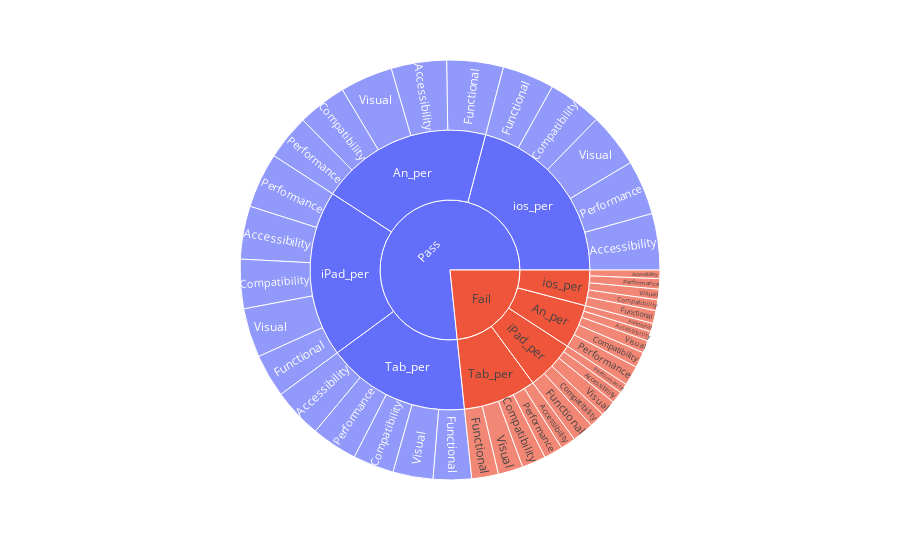

The notebook cell this image was saved under:
### Code cell
import plotly.express as px

fig = px.sunburst(df7, path=['Status','DeviceId','Testing'], values='value')
fig.show()

### Figure 1 — Plotly figure (JSON) as saved in the notebook; plotly's stock layout.template omitted (floating-point values rounded to 4 significant figures)
{"data": [{"branchvalues": "total", "domain": {"x": [0, 1], "y": [0, 1]}, "hovertemplate": "labels=%{label}<br>value=%{value}<br>parent=%{parent}<br>id=%{id}<extra></extra>", "ids": ["Fail/An_per/Accessibility", "Pass/An_per/Accessibility", "Fail/Tab_per/Accessibility", "Pass/Tab_per/Accessibility", "Fail/iPad_per/Accessibility", "Pass/iPad_per/Accessibility", "Fail/ios_per/Accessibility", "Pass/ios_per/Accessibility", "Fail/An_per/Compatibility", "Pass/An_per/Compatibility", "Fail/Tab_per/Compatibility", "Pass/Tab_per/Compatibility", "Fail/iPad_per/Compatibility", "Pass/iPad_per/Compatibility", "Fail/ios_per/Compatibility", "Pass/ios_per/Compatibility", "Fail/An_per/Functional", "Pass/An_per/Functional", "Fail/Tab_per/Functional", "Pass/Tab_per/Functional", "Fail/iPad_per/Functional", "Pass/iPad_per/Functional", "Fail/ios_per/Functional", "Pass/ios_per/Functional", "Fail/An_per/Performance", "Pass/An_per/Performance", "Fail/Tab_per/Performance", "Pass/Tab_per/Performance", "Fail/iPad_per/Performance", "Pass/iPad_per/Performance", "Fail/ios_per/Performance", "Pass/ios_per/Performance", "Fail/An_per/Visual", "Pass/An_per/Visual", "Fail/Tab_per/Visual", "Pass/Tab_per/Visual", "Fail/iPad_per/Visual", "Pass/iPad_per/Visual", "Fail/ios_per/Visual", "Pass/ios_per/Visual", "Fail/An_per", "Pass/An_per", "Fail/Tab_per", "Pass/Tab_per", "Fail/iPad_per", "Pass/iPad_per", "Fail/ios_per", "Pass/ios_per", "Fail", "Pass"], "labels": ["Accessibility", "Accessibility", "Accessibility", "Accessibility", "Accessibility", "Accessibility", "Accessibility", "Accessibility", "Compatibility", "Compatibility", "Compatibility", "Compatibility", "Compatibility", "Compatibility", "Compatibility", "Compatibility", "Functional", "Functional", "Functional", "Functional", "Functional", "Functional", "Functional", "Functional", "Performance", "Performance", "Performance", "Performance", "Performance", "Performance", "Performance", "Performance", "Visual", "Visual", "Visual", "Visual", "Visual", "Visual", "Visual", "Visual", "An_per", "An_per", "Tab_per", "Tab_per", "iPad_per", "iPad_per", "ios_per", "ios_per", "Fail", "Pass"], "name": "", "parents": ["Fail/An_per", "Pass/An_per", "Fail/Tab_per", "Pass/Tab_per", "Fail/iPad_per", "Pass/iPad_per", "Fail/ios_per", "Pass/ios_per", "Fail/An_per", "Pass/An_per", "Fail/Tab_per", "Pass/Tab_per", "Fail/iPad_per", "Pass/iPad_per", "Fail/ios_per", "Pass/ios_per", "Fail/An_per", "Pass/An_per", "Fail/Tab_per", "Pass/Tab_per", "Fail/iPad_per", "Pass/iPad_per", "Fail/ios_per", "Pass/ios_per", "Fail/An_per", "Pass/An_per", "Fail/Tab_per", "Pass/Tab_per", "Fail/iPad_per", "Pass/iPad_per", "Fail/ios_per", "Pass/ios_per", "Fail/An_per", "Pass/An_per", "Fail/Tab_per", "Pass/Tab_per", "Fail/iPad_per", "Pass/iPad_per", "Fail/ios_per", "Pass/ios_per", "Fail", "Pass", "Fail", "Pass", "Fail", "Pass", "Fail", "Pass", "", ""], "type": "sunburst", "values": [14.8, 85.2, 23.36, 76.64, 18.39, 81.61, 13.12, 86.88, 24.31, 75.69, 36.92, 63.08, 24.14, 75.86, 16.67, 83.33, 12.95, 87.05, 41.12, 58.88, 33.33, 66.67, 19.86, 80.14, 30.25, 69.75, 28.97, 71.03, 14.94, 85.06, 15.96, 84.04, 19.02, 80.98, 38.32, 61.68, 24.14, 75.86, 16.31, 83.69, 101.3, 398.7, 168.7, 331.3, 114.9, 385.1, 81.91, 418.1, 466.9, 1533.0]}], "layout": {"legend": {"tracegroupgap": 0}, "margin": {"t": 60}}}
